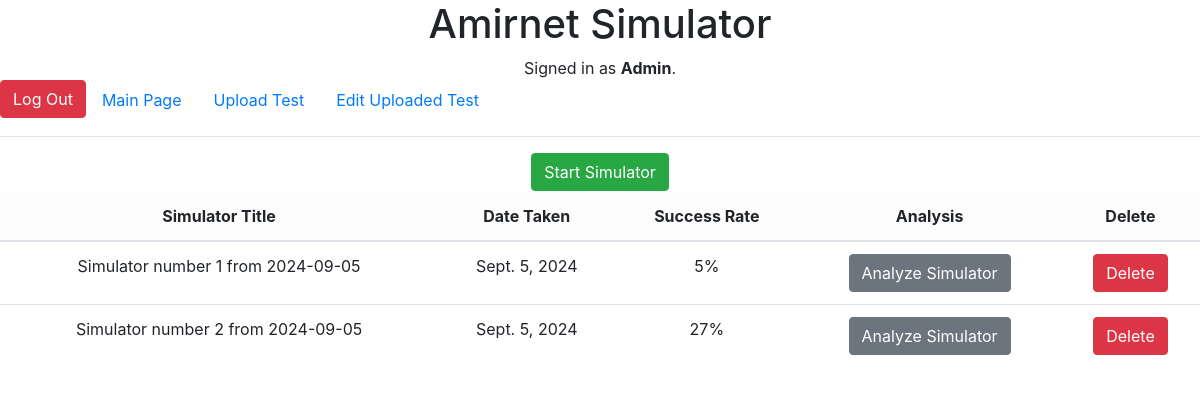
Before: / (signed in) with the older database file.
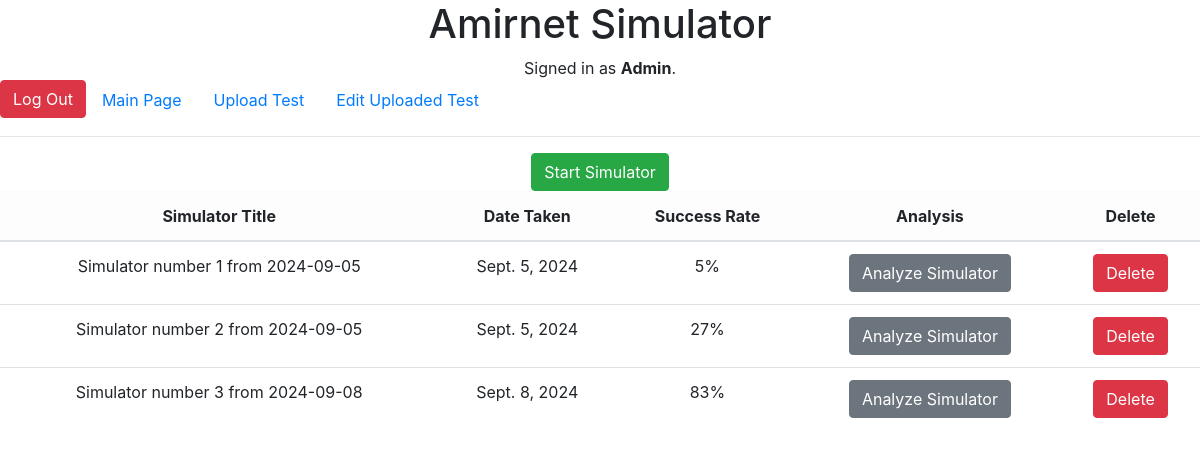
After: the same page with the newer database file.
### Simulator/models.py (models this page shows, shortened)
class StudentSimulator(models.Model):
    student = models.ForeignKey(User,on_delete=models.CASCADE,related_name='simulators')
    simulator_number = models.PositiveIntegerField()
    date_taken = models.DateField(auto_now_add=True)
    def __str__(self) -> str:
        return f"Simulator number {self.simulator_number} from {self.date_taken}"
    def get_success_rate(self):
        all_questions = list(StudentAnswers.objects.filter(simulator = self).all())
        correct_questions = []
        for q in all_questions:
            if q.is_correct():
                correct_questions.append(q)
        return f"{math.ceil(len(correct_questions)*100 / len(all_questions))}%"

class StudentAnswers(models.Model):
    student = models.ForeignKey(User, on_delete=models.CASCADE, related_name='answers')
    simulator = models.ForeignKey(StudentSimulator, on_delete=models.CASCADE, related_name='questions')
    question = models.ForeignKey(Question, on_delete=models.CASCADE, related_name='answered_questions')
    answer_number = models.IntegerField(choices=[
        (0,'0'),(1,'1'),(2,'2'),(3,'3'),(4,'4')
    ])
    def is_correct(self):
        return self.answer_number == self.question.correct_answer
    class Meta:
        ordering = ['student','question']

class Question(models.Model):
    chapter = models.ForeignKey(Chapter, on_delete=models.CASCADE, related_name='related_questions')
    order = models.IntegerField()
    desc = models.CharField(max_length=255)
    correct_answer = models.IntegerField()
    class Meta:
        unique_together = ('chapter','order')
        ordering = ['chapter','order']

### Simulator/views.py (the view)
# urls.py: path("", views.index, name="index"),
@login_required(login_url='login')
def index(request):
    user = request.user
    simulators = StudentSimulator.objects.filter(student = user).all()
    return render(request,'Simulator/index.html',{
        'simulators' : simulators
    })

### Simulator/templates/Simulator/index.html (shortened to what this page needs)
{% extends "Simulator/layout.html" %}
{% block body %}
<a class="btn btn-success" href ="{% url 'simulator'%}">Start Simulator</a>
{% if simulators %}
<div>
    <table class="table table-border">
        <thead class="table-light">
            <tr><th>Simulator Title</th><th>Date Taken</th><th>Success Rate</th><th>Analysis</th><th>Delete</th></tr>
        </thead>
        <tbody>
            {% for simulator in simulators %}
            <tr>
                <td>{{simulator}}</td>
                <td>{{simulator.date_taken}}</td>
                <td>{{simulator.get_success_rate}}</td>
                <form method="post" action="{% url 'analyze_simulator' %}">
                    <td><button type="submit" class="btn btn-secondary">Analyze Simulator</button></td>
                </form>
                <form id="delete_form" method="post" action="{% url 'delete_simulator' %}" onsubmit="return confirm('האם אתה בטוח שתרצה למחוק את המבחן?')">
                        <td><button type="submit" id="delete_btn" class="btn btn-danger">Delete</button></td>
                </form>
            </tr>
            {% endfor %}
        </tbody>
    </table>
</div>
{% endif %}
{% endblock %}

Changed rows visible on the page:
added StudentSimulator: simulator_number+date_taken "Simulator number 3 from 2024-09-08", date_taken "Sept. 8, 2024", get_success_rate "83%"
